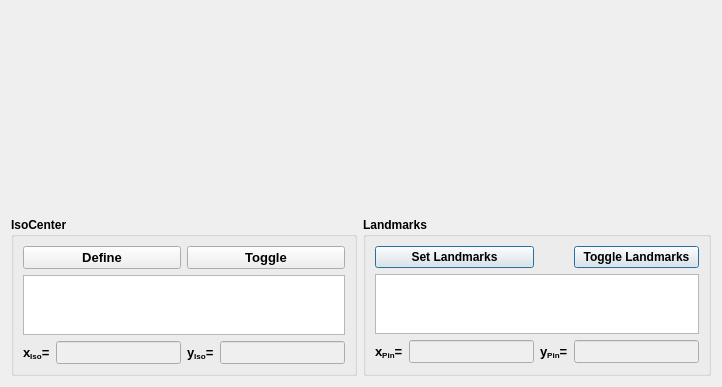
      <widget class="QWidget" name="TabRadiography">
       <attribute name="title">
        <string>Radiography</string>
       </attribute>
       <layout class="QGridLayout" name="gridLayout_15">
        <item row="0" column="0">
         <widget class="matplotlibWidget" name="Display_Isocenter" native="true">
          <property name="sizePolicy">
           <sizepolicy hsizetype="Preferred" vsizetype="Expanding">
            <horstretch>0</horstretch>
            <verstretch>0</verstretch>
           </sizepolicy>
          </property>
          <property name="minimumSize">
           <size>
            <width>200</width>
            <height>200</height>
           </size>
          </property>
         </widget>
        </item>
        <item row="0" column="1">
         <widget class="matplotlibWidget" name="Display_Radiography" native="true">
          <property name="sizePolicy">
           <sizepolicy hsizetype="Preferred" vsizetype="Expanding">
            <horstretch>0</horstretch>
            <verstretch>0</verstretch>
           </sizepolicy>
          </property>
          <property name="minimumSize">
           <size>
            <width>200</width>
            <height>200</height>
           </size>
          </property>
         </widget>
        </item>
        <item row="1" column="0">
         <widget class="QGroupBox" name="Group_IsoCenter">
          <property name="sizePolicy">
           <sizepolicy hsizetype="Minimum" vsizetype="Preferred">
            <horstretch>0</horstretch>
            <verstretch>0</verstretch>
           </sizepolicy>
          </property>
          <property name="font">
           <font>
            <weight>75</weight>
            <italic>false</italic>
            <bold>true</bold>
           </font>
          </property>
          <property name="title">
           <string>IsoCenter</string>
          </property>
          <layout class="QGridLayout" name="gridLayout_5">
           <item row="0" column="0" colspan="2">
            <widget class="QPushButton" name="Button_RG_defineIsoCenter">
             <property name="font">
              <font>
               <pointsize>10</pointsize>
              </font>
             </property>
             <property name="text">
              <string>Define</string>
             </property>
            </widget>
           </item>
           <item row="0" column="2" colspan="2">
            <widget class="QPushButton" name="Button_Radiograph_toggleIso">
             <property name="font">
              <font>
               <pointsize>10</pointsize>
              </font>
             </property>
             <property name="text">
              <string>Toggle</string>
             </property>
            </widget>
           </item>
           <item row="1" column="0" colspan="4">
            <widget class="QTextEdit" name="Text_RG_Filename_IsoCenter">
             <property name="maximumSize">
              <size>
               <width>16777215</width>
               <height>60</height>
              </size>
             </property>
             <property name="font">
              <font>
               <pointsize>8</pointsize>
               <weight>50</weight>
               <bold>false</bold>
              </font>
             </property>
             <property name="textInteractionFlags">
              <set>Qt::NoTextInteraction</set>
             </property>
            </widget>
           </item>
           <item row="2" column="0">
            <widget class="QLabel" name="label_5">
             <property name="font">
              <font>
               <pointsize>10</pointsize>
               <weight>75</weight>
               <bold>true</bold>
              </font>
             </property>
             <property name="text">
              <string>x&lt;sub&gt;Iso&lt;/sub&gt;=</string>
             </property>
            </widget>
           </item>
           <item row="2" column="1">
            <widget class="QLineEdit" name="SpotTxt_x">
             <property name="enabled">
              <bool>false</bool>
             </property>
             <property name="font">
              <font>
               <pointsize>10</pointsize>
              </font>
             </property>
             <property name="readOnly">
              <bool>true</bool>
             </property>
            </widget>
           </item>
           <item row="2" column="2">
            <widget class="QLabel" name="label_6">
             <property name="font">
              <font>
               <pointsize>10</pointsize>
               <weight>75</weight>
               <bold>true</bold>
              </font>
             </property>
             <property name="text">
              <string>y&lt;sub&gt;Iso&lt;/sub&gt;=</string>
             </property>
            </widget>
           </item>
           <item row="2" column="3">
            <widget class="QLineEdit" name="SpotTxt_y">
             <property name="enabled">
              <bool>false</bool>
             </property>
             <property name="font">
              <font>
               <pointsize>10</pointsize>
              </font>
             </property>
             <property name="readOnly">
              <bool>true</bool>
             </property>
            </widget>
           </item>
          </layout>
         </widget>
        </item>
        <item row="1" column="1">
         <widget class="QGroupBox" name="groupBox_3">
          <property name="sizePolicy">
           <sizepolicy hsizetype="Minimum" vsizetype="Preferred">
            <horstretch>0</horstretch>
            <verstretch>0</verstretch>
           </sizepolicy>
          </property>
          <property name="font">
           <font>
            <weight>75</weight>
            <italic>false</italic>
            <bold>true</bold>
           </font>
          </property>
          <property name="title">
           <string>Landmarks</string>
          </property>
          <layout class="QGridLayout" name="gridLayout_3">
           <item row="0" column="0" colspan="2">
            <widget class="QPushButton" name="Button_RadiographyLM">
             <property name="sizePolicy">
              <sizepolicy hsizetype="Minimum" vsizetype="Fixed">
               <horstretch>0</horstretch>
               <verstretch>0</verstretch>
              </sizepolicy>
             </property>
             <property name="minimumSize">
              <size>
               <width>0</width>
               <height>0</height>
              </size>
             </property>
             <property name="font">
              <font>
               <pointsize>9</pointsize>
              </font>
             </property>
             <property name="autoFillBackground">
              <bool>false</bool>
             </property>
             <property name="text">
              <string>Set Landmarks</string>
             </property>
             <property name="default">
              <bool>true</bool>
             </property>
            </widget>
           </item>
           <item row="0" column="3">
            <widget class="QPushButton" name="Button_toggleLandmarksRG">
             <property name="sizePolicy">
              <sizepolicy hsizetype="Minimum" vsizetype="Fixed">
               <horstretch>0</horstretch>
               <verstretch>0</verstretch>
              </sizepolicy>
             </property>
             <property name="minimumSize">
              <size>
               <width>0</width>
               <height>0</height>
              </size>
             </property>
             <property name="font">
              <font>
               <pointsize>9</pointsize>
              </font>
             </property>
             <property name="autoFillBackground">
              <bool>false</bool>
             </property>
             <property name="text">
              <string>Toggle Landmarks</string>
             </property>
             <property name="default">
              <bool>true</bool>
             </property>
            </widget>
           </item>
           <item row="1" column="0" colspan="4">
            <widget class="QTextEdit" name="Text_RG_Filename_Landmark">
             <property name="maximumSize">
              <size>
               <width>16777215</width>
               <height>60</height>
              </size>
             </property>
             <property name="font">
              <font>
               <pointsize>8</pointsize>
               <weight>50</weight>
               <bold>false</bold>
              </font>
             </property>
             <property name="textInteractionFlags">
              <set>Qt::NoTextInteraction</set>
             </property>
            </widget>
           </item>
           <item row="2" column="0">
            <widget class="QLabel" name="label_24">
             <property name="font">
              <font>
               <pointsize>10</pointsize>
               <weight>75</weight>
               <bold>true</bold>
              </font>
             </property>
             <property name="text">
              <string>x&lt;sub&gt;Pin&lt;/sub&gt;=</string>
             </property>
            </widget>
           </item>
           <item row="2" column="1">
            <widget class="QLineEdit" name="TxtRGPinX">
             <property name="enabled">
              <bool>false</bool>
             </property>
             <property name="sizePolicy">
              <sizepolicy hsizetype="MinimumExpanding" vsizetype="Fixed">
               <horstretch>0</horstretch>
               <verstretch>0</verstretch>
              </sizepolicy>
             </property>
             <property name="minimumSize">
              <size>
               <width>50</width>
               <height>0</height>
              </size>
             </property>
             <property name="font">
              <font>
               <pointsize>10</pointsize>
              </font>
             </property>
             <property name="text">
              <string/>
             </property>
            </widget>
           </item>
           <item row="2" column="2">
            <widget class="QLabel" name="label_23">
             <property name="font">
              <font>
               <pointsize>10</pointsize>
               <weight>75</weight>
               <bold>true</bold>
              </font>
             </property>
             <property name="text">
              <string>y&lt;sub&gt;Pin&lt;/sub&gt;=</string>
             </property>
            </widget>
           </item>
           <item row="2" column="3">
            <widget class="QLineEdit" name="TxtRGPinY">
             <property name="enabled">
              <bool>false</bool>
             </property>
             <property name="sizePolicy">
              <sizepolicy hsizetype="MinimumExpanding" vsizetype="Fixed">
               <horstretch>0</horstretch>
               <verstretch>0</verstretch>
              </sizepolicy>
             </property>
             <property name="minimumSize">
              <size>
               <width>50</width>
               <height>0</height>
              </size>
             </property>
             <property name="font">
              <font>
               <pointsize>10</pointsize>
              </font>
             </property>
             <property name="text">
              <string/>
             </property>
            </widget>
           </item>
          </layout>
         </widget>
        </item>
       </layout>
      </widget>
